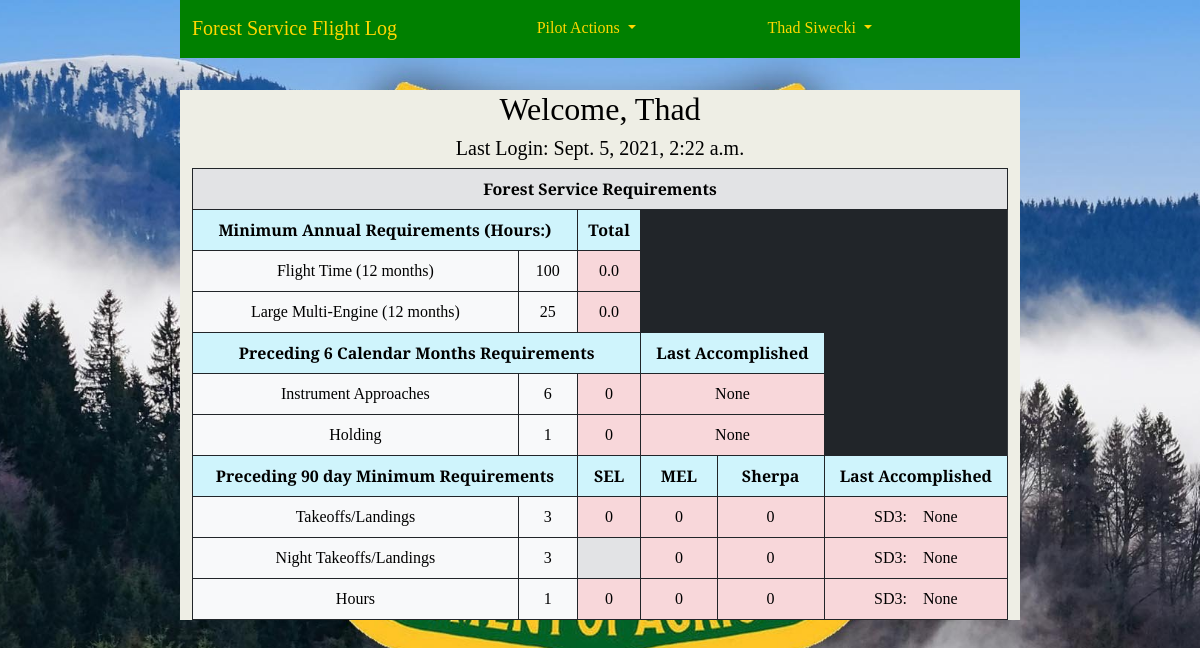
Before: /pilot_currency/ (signed in) with the older database file.
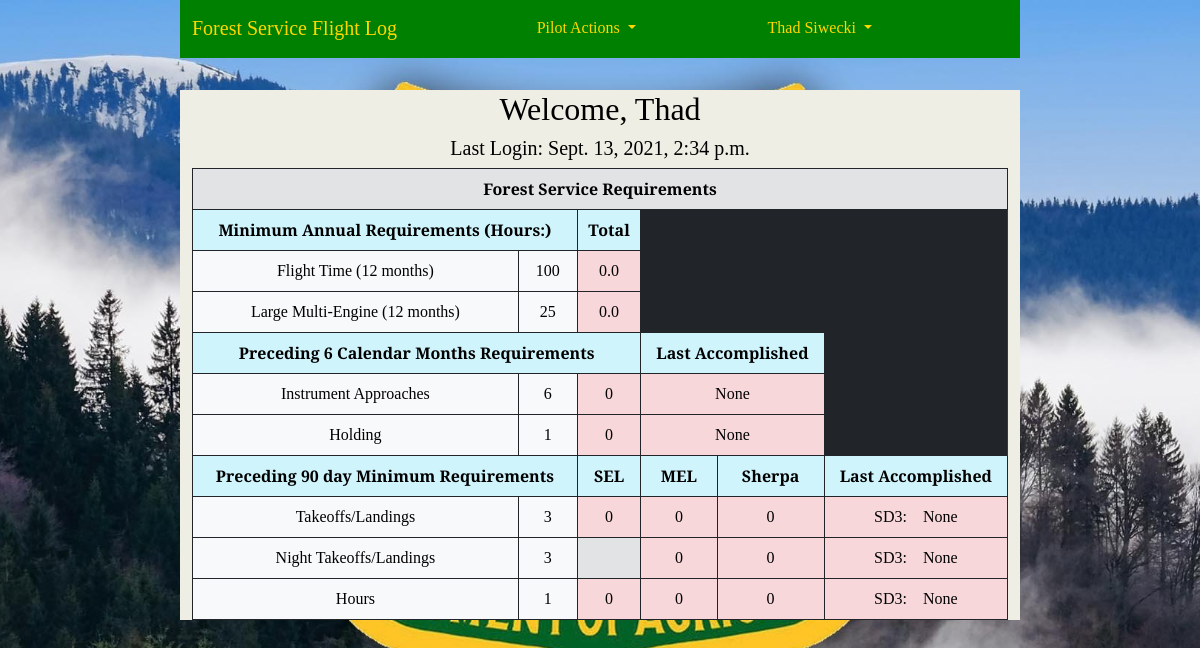
After: the same page with the newer database file.
### accounts/models.py (models this page shows, shortened)
class CustomUser(AbstractUser):
    REGION_CHOICES = [
        ('1', '1 - Northern'),
        ('2', '2 - Rocky Mountain'),
        ('3', '3 - Southwestern'),
        ('4', '4 - Intermountain'),
        ('5', '5 - Pacific Southwest'),
        ('6', '6 - Pacific Northwest'),
        ('8', '8 - Southern'),
        ('9', '9 - Eastern'),
        ('10', '10 - Alaska'),
        ('WO', 'Washington Office'),
    ]
    '''username = None
    email = models.EmailField(_('email address'), unique=True)'''
    region = models.CharField(
        max_length=4,
        choices=REGION_CHOICES,
        default='WO',
        null=False,
        blank=False
        )
    base = models.CharField(max_length=20, blank=True)
    office_phone = models.CharField(max_length=12, blank=True)
    cell_phone = models.CharField(max_length=12, blank=True)
    date_of_hire = models.DateField(null=True, blank=True)
    pilot_cert_number = models.CharField(max_length=20, blank=True)
    atp = models.BooleanField(default=False)
    cfi = models.BooleanField(default=False)
    cfii = models.BooleanField(default=False)
    mei = models.BooleanField(default=False)
    commercial_rating = models.BooleanField(default=False)
    medical_class = models.IntegerField(null=True, blank=True)
    date_of_medical = models.DateField(null=True, blank=True)
    user_supervisor = models.ForeignKey(
        'self',
        on_delete=models.PROTECT,
        limit_choices_to={'is_supervisor': True},
        blank=True,
        null=True
        )
    is_supervisor = models.BooleanField(default=False)
    is_captain = models.BooleanField(default=False)
    smokejumper_msn_eval_date = models.DateField(null=True, blank=True)
    equipment_eval_date = models.DateField(null=True, blank=True)
    order = ('username',)
    USERNAME_FIELD = 'username'
    REQUIRED_FIELDS = []

### pilot_currency/views.py (the view)
# urls.py: path('', CurrencyDetailView.as_view(), name='currency_detail'),
class CurrencyDetailView(LoginRequiredMixin, ListView):
    template_name = 'currency_detail.html'
    model = FlightDetail
    today = date.today()
    def get_queryset(self):
        qs = super().get_queryset()
        return qs.filter(pilot=self.request.user.id)
    def get_context_data(self, **kwargs):
        context = super().get_context_data(**kwargs)
        twelve_mo = self.object_list.filter(date_of_flight__range=(self.today + relativedelta(months=-12), self.today))
        six_mo = self.object_list.filter(date_of_flight__range=(self.today + relativedelta(months=-6), self.today))
        ninety_day = self.object_list.filter(date_of_flight__range=(self.today + relativedelta(days=-90), self.today))
        sixty_day = self.object_list.filter(date_of_flight__range=(self.today + relativedelta(days=-60), self.today))
        tt = self.object_list.aggregate(Sum('total_time'))
        try:
            context['total_time'] = float(f"{tt['total_time__sum']:.1f}")
        except:
            context['total_time'] = 0.0
        yr_total = twelve_mo.aggregate(Sum('total_time'))
        try:
            context['12_mo'] = float(f"{yr_total['total_time__sum']:.1f}")
        except:
            context['12_mo'] = 0.0
        yr_heavy = twelve_mo.filter(tail_number__aircraft_type__contains='SD-3').aggregate(Sum('total_time'))
        try:
            context['12_mo_heavy'] = float(f"{yr_heavy['total_time__sum']:.1f}")
        except:
            context['12_mo_heavy'] = 0.0
        inst_appch = six_mo.aggregate(Sum('instrument_appchs'))
        try:
            context['6_mo_inst'] = int(f"{inst_appch['instrument_appchs__sum']}")
        except:
            context['6_mo_inst'] = 0
        try:
            context['latest_inst'] = self.object_list.filter(instrument_appchs__gt=0).latest().date_of_flight
        except:
            context['latest_inst'] = "None"
        holds = six_mo.aggregate(Sum('holds'))
        try:
            context['6_mo_holds'] = int(f"{holds['holds__sum']}")
        except:
            context['6_mo_holds'] = 0
        try:
            context['latest_hold'] = self.object_list.filter(holds__gt=0).latest().date_of_flight
        except:
            context['latest_hold'] = "None"
        try:
            sel_landings = ninety_day.filter(tail_number__aircraft_type__contains='206').aggregate(Sum('day_landings'), Sum('night_landings'))
            sel_ldg_tot = int(f"{sel_landings['day_landings__sum']}") + int(f"{sel_landings['night_landings__sum']}")
            context['sel_landings'] = sel_ldg_tot
        except:
            sel_ldg_tot = 0
            context['sel_landings'] = 0
        try:
            last_sel_ldg = self.object_list.filter(
                tail_number__aircraft_type__contains='206'
                ).filter(
                    Q(day_landings__gt=0) |
                    Q(night_landings__gt=0)
                ).latest().date_of_flight
            context['last_sel_ldg'] = last_sel_ldg
        except:
            last_sel_ldg = date(2900, 1, 1)
            context['last_sel_ldg'] = "None"
        try:
            mel_landings = ninety_day.filter(
                Q(tail_number__aircraft_type__contains='SD-3') |
                Q(tail_number__aircraft_type__contains='King Air')).aggregate(Sum('day_landings'), Sum('night_landings')
                )
            mel_ldg_tot = int(f"{mel_landings['day_landings__sum']}") + int(f"{mel_landings['night_landings__sum']}")
            context['mel_landings'] = mel_ldg_tot
        except:
            mel_ldg_tot = 0
            context['mel_landings'] = 0
        try:
            last_mel_ldg = self.object_list.filter(
                Q(tail_number__aircraft_type__contains='SD-3') |
                Q(tail_number__aircraft_type__contains='King Air')
                ).filter(
                    Q(day_landings__gt=0) |
                    Q(night_landings__gt=0)
                ).latest().date_of_flight
            context['last_mel_ldg'] = last_mel_ldg
        except:
            last_mel_ldg = date(2900, 1, 1)
            context['last_mel_ldg'] = "None"
        try:
            sherpa_landings = ninety_day.filter(tail_number__aircraft_type__contains='SD-3').aggregate(Sum('day_landings'), Sum('night_landings'))
            sherpa_ldg_tot = int(f"{sherpa_landings['day_landings__sum']}") + int(f"{sherpa_landings['night_landings__sum']}")
            context['sherpa_landings'] = sherpa_ldg_tot
        except:
            sherpa_ldg_tot = 0
            context['sherpa_landings'] = 0
        try:
            last_sherpa_ldg = self.object_list.filter(
                tail_number__aircraft_type__contains='SD-3'
                ).filter(
                    Q(day_landings__gt=0) |
                    Q(night_landings__gt=0)
                ).latest().date_of_flight
            context['last_sherpa_ldg'] = last_sherpa_ldg
        except:
            last_sherpa_ldg = date(2900, 1, 1)
            context['last_sherpa_ldg'] = "None"
        context['crit_ldgs'] = get_crit_ldgs(
            last_sel_ldg, sel_ldg_tot,
            last_mel_ldg, mel_ldg_tot,
            last_sherpa_ldg
            )
        try:
            mel_nt_ldg_tot = int(f"{mel_landings['night_landings__sum']}")
            context['mel_nt_landings'] = mel_nt_ldg_tot
        except:
            mel_nt_ldg_tot = 0
            context['mel_nt_landings'] = 0
        try:
            last_mel_nt_ldg = self.object_list.filter(
                Q(tail_number__aircraft_type__contains='SD-3') |
                Q(tail_number__aircraft_type__contains='King Air')
                ).filter(night_landings__gt=0).latest().date_of_flight
            context['last_mel_nt_ldg'] = last_mel_nt_ldg
        except:
            last_mel_nt_ldg = date(2900, 1, 1)
            context['last_mel_nt_ldg'] = "None"
        try:
            sherpa_nt_ldg_tot = int(f"{sherpa_landings['night_landings__sum']}")
            context['sherpa_nt_landings'] = sherpa_nt_ldg_tot
        except:
            sherpa_nt_ldg_tot = 0
            context['sherpa_nt_landings'] = 0
        try:
            last_sherpa_ldg = self.object_list.filter(
                tail_number__aircraft_type__contains='SD-3'
                ).filter(night_landings__gt=0).latest().date_of_flight
            context['last_sherpa_nt_ldg'] = last_sherpa_ldg
        except:
            last_sherpa_nt_ldg = date(2900, 1, 1)
            context['last_sherpa_nt_ldg'] = 'None'
        context['crit_nt_ldgs'] = get_crit_ldgs(
            date(2900, 1, 1), 0,
            last_mel_ldg, mel_ldg_tot,
            last_sherpa_ldg
            )
        try:
            sel_ninety_time = ninety_day.filter(tail_number__aircraft_type__contains='206').aggregate(Sum('total_time'))
            sel_ninety_tt = float(f"{sel_ninety_time['total_time__sum']}")
            context['sel_90_tt'] = sel_ninety_tt
        except:
            sel_ninety_tt = 0
            context['sel_90_tt'] = 0
        try:
            last_sel_flt = self.object_list.filter(
                tail_number__aircraft_type__contains='206'
                ).filter(total_time__gt=0).latest().date_of_flight
            context['last_sel_flt'] = last_sel_flt
        except:
            last_sel_flt = date(2900, 1, 1)
            context['last_sel_flt'] = 'None'
        try:
            mel_ninety_time = ninety_day.filter(
                Q(tail_number__aircraft_type__contains='SD-3') |
                Q(tail_number__aircraft_type__contains='King Air')).aggregate(Sum('total_time')
                )
            mel_ninety_tt = float(f"{mel_ninety_time['total_time__sum']}")
            context['mel_90_tt'] = mel_ninety_tt
        except:
            mel_ninety_tt = 0
            context['mel_90_tt'] = 0
        try:
            last_mel_flt = self.object_list.filter(
                Q(tail_number__aircraft_type__contains='SD-3') |
                Q(tail_number__aircraft_type__contains='King Air')
                ).filter(total_time__gt=0).latest().date_of_flight
            context['last_mel_flt'] = last_mel_flt
        except:
            last_mel_flt = date(2900, 1, 1)
            context['last_mel_flt'] = 'None'
        try:
            sherpa_ninety_time = ninety_day.filter(tail_number__aircraft_type__contains='SD-3').aggregate(Sum('total_time'))
            sherpa_ninety_tt = float(f"{sherpa_ninety_time['total_time__sum']}")
            context['sherpa_90_tt'] = sherpa_ninety_tt
        except:
            sherpa_ninety_tt = 0
            context['sherpa_90_tt'] = 0
        try:
            last_sherpa_flt = self.object_list.filter(
                tail_number__aircraft_type__contains='SD-3'
                ).filter(total_time__gt=0).latest().date_of_flight
            context['last_sherpa_flt'] = last_sherpa_flt
        except:
            last_sherpa_flt = date(2900, 1, 1)
            context['last_sherpa_flt'] = 'None'
        context['crit_90_tt'] = get_crit_tt(
            last_sel_flt, sel_ninety_tt,
            last_mel_flt, mel_ninety_tt,
            last_sherpa_flt
        )
        hours_ninety = ninety_day.aggregate(Sum('total_time'))
        try:
            context['90_day_time'] = float(f"{hours_ninety['total_time__sum']:.1f}")
        except:
            context['90_day_time'] = 0.0
        hours_sixty = sixty_day.aggregate(Sum('total_time'))
        try:
            context['60_day_time'] = float(f"{hours_sixty['total_time__sum']:.1f}")
        except:
            context['60_day_time'] = 0.0
        return context

### pilot_currency/views.py (called while the page is built)
def get_crit_ldgs(
    last_sel, sel_ldg,
    last_mel, mel_ldg,
    last_sherpa
    ):
    if last_sel < last_mel and last_sel < last_sherpa and sel_ldg > 0:
        return 'sel'
    elif last_mel < last_sherpa and mel_ldg > 0:
        return 'mel'
    else:
        return 'sherpa'

def get_crit_tt(
    last_sel, sel_tt,
    last_mel, mel_tt,
    last_sherpa
    ):
    if last_sel < last_mel and last_sel < last_sherpa and sel_tt > 0:
        return 'sel'
    elif last_mel < last_sherpa and mel_ldg > 0:
        return 'mel'
    else:
        return 'sherpa'

### templates/currency_detail.html (shortened to what the changed rows need)
{% extends 'base.html' %}
{% load crispy_forms_tags %}
{% block content %}
    <div class="container">
        <h2 class="text-center">Welcome, {{ user.first_name }}</h2>
        <h5 class="text-center">Last Login: {{ user.last_login }}</h5>
        <table class="table table-bordered border-dark">
            <thead>
                <tr>
                    <th scope="col" colspan="7" class="table-secondary border-dark">Forest Service Requirements</th>
                </tr>
            </thead>
            <tbody>
                <tr>
                    <th scope="col" colspan="2" class="table-info border-dark">Minimum Annual Requirements (Hours:)</th>
                    <th scope="col" class="table-info text-center border-dark">Total</th>
                    <th scope="col" colspan="4" class="table-dark"></th>
                </tr>
                <tr>
                    <th scope="col" colspan="3" class="table-info border-dark">Preceding 6 Calendar Months Requirements</th>
                    <th scope="col" colspan="2" class="table-info text-center border-dark">Last Accomplished</th>
                    <th scope="col" class="table-dark"></th>
                </tr>
                <tr>
                    <th scope="col" colspan="2" class="table-info border-dark">Preceding 90 day Minimum Requirements</th>
                    <th scope="col" class="table-info text-center border-dark">SEL</th>
                    <th scope="col" class="table-info text-center border-dark">MEL</th>
                    <th scope="col" class="table-info text-center border-dark">Sherpa</th>
                    <th scope="col" class="table-info text-center border-dark">Last Accomplished</th>
                </tr>
            </tbody>
        </table>
    </div>
{% endblock content %}

### templates/base.html (shortened to what this page needs)
{% load static %}
<!DOCTYPE html>
<html>
    <head>
        <link href="https://cdn.jsdelivr.net/npm/bootstrap@5.1.0/dist/css/bootstrap.min.css" rel="stylesheet"
>
        <link
            href="{% static 'css/base.css' %}"
            rel="stylesheet">
    </head>
    <body>
        <nav class="navbar navbar-expand-lg navbar-nb2">
            <div class="container-fluid">
                <a class="navbar-brand" href="{% url 'home' %}">Forest Service Flight Log</a>
                <div class="collapse navbar-collapse" id="navbarSupportedContent">
                {% if user.is_authenticated %}
                    <ul class="navbar-nav mx-auto mb-2 mb-lg-0">
                        <li class="nav-item dropdown">
                            <a class="nav-link active dropdown-toggle pa_1" href="#" id="navbarDropdown" role="button" data-bs-toggle="dropdown">
                                Pilot Actions
                            </a>
                        </li>
                    </ul>
                    <ul class="navbar-nav flex-row-reverse">
                        <li class="nav-item dropdown">
                            <a class="nav-link active dropdown-toggle pw_1" href="#" id="profileDropdown" role="button" data-bs-toggle="dropdown">
                                {{ user.get_full_name }}
                            </a>
                        </li>
                    </ul>
                    {% endif %}
                </div>
            </div>
        </nav>
        {% block content %}
        {% endblock content %}
    </body>
</html>

Changed rows visible on the page:
changed CustomUser "Thad": last_login "Sept. 5, 2021, 2:22 a.m." → "Sept. 13, 2021, 2:34 p.m."
